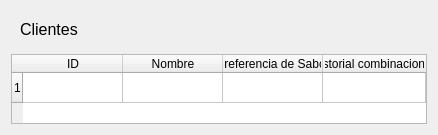
            <widget class="QWidget" name="tbClient">
             <layout class="QVBoxLayout" name="verticalLayout_5">
              <item>
               <widget class="QWidget" name="widget_6" native="true">
                <property name="palette">
                 <palette>
                  <active>
                   <colorrole role="AlternateBase">
                    <brush brushstyle="SolidPattern">
                     <color alpha="255">
                      <red>167</red>
                      <green>233</green>
                      <blue>247</blue>
                     </color>
                    </brush>
                   </colorrole>
                   <colorrole role="PlaceholderText">
                    <brush brushstyle="SolidPattern">
                     <color alpha="255">
                      <red>249</red>
                      <green>224</green>
                      <blue>248</blue>
                     </color>
                    </brush>
                   </colorrole>
                  </active>
                  <inactive>
                   <colorrole role="AlternateBase">
                    <brush brushstyle="SolidPattern">
                     <color alpha="255">
                      <red>167</red>
                      <green>233</green>
                      <blue>247</blue>
                     </color>
                    </brush>
                   </colorrole>
                   <colorrole role="PlaceholderText">
                    <brush brushstyle="SolidPattern">
                     <color alpha="255">
                      <red>249</red>
                      <green>224</green>
                      <blue>248</blue>
                     </color>
                    </brush>
                   </colorrole>
                  </inactive>
                  <disabled>
                   <colorrole role="AlternateBase">
                    <brush brushstyle="SolidPattern">
                     <color alpha="255">
                      <red>167</red>
                      <green>233</green>
                      <blue>247</blue>
                     </color>
                    </brush>
                   </colorrole>
                   <colorrole role="PlaceholderText">
                    <brush brushstyle="SolidPattern">
                     <color alpha="255">
                      <red>249</red>
                      <green>224</green>
                      <blue>248</blue>
                     </color>
                    </brush>
                   </colorrole>
                  </disabled>
                 </palette>
                </property>
                <layout class="QHBoxLayout" name="horizontalLayout_8">
                 <item>
                  <widget class="QLabel" name="label_2">
                   <property name="palette">
                    <palette>
                     <active>
                      <colorrole role="AlternateBase">
                       <brush brushstyle="SolidPattern">
                        <color alpha="255">
                         <red>167</red>
                         <green>233</green>
                         <blue>247</blue>
                        </color>
                       </brush>
                      </colorrole>
                      <colorrole role="PlaceholderText">
                       <brush brushstyle="SolidPattern">
                        <color alpha="255">
                         <red>249</red>
                         <green>224</green>
                         <blue>248</blue>
                        </color>
                       </brush>
                      </colorrole>
                     </active>
                     <inactive>
                      <colorrole role="AlternateBase">
                       <brush brushstyle="SolidPattern">
                        <color alpha="255">
                         <red>167</red>
                         <green>233</green>
                         <blue>247</blue>
                        </color>
                       </brush>
                      </colorrole>
                      <colorrole role="PlaceholderText">
                       <brush brushstyle="SolidPattern">
                        <color alpha="255">
                         <red>249</red>
                         <green>224</green>
                         <blue>248</blue>
                        </color>
                       </brush>
                      </colorrole>
                     </inactive>
                     <disabled>
                      <colorrole role="AlternateBase">
                       <brush brushstyle="SolidPattern">
                        <color alpha="255">
                         <red>167</red>
                         <green>233</green>
                         <blue>247</blue>
                        </color>
                       </brush>
                      </colorrole>
                      <colorrole role="PlaceholderText">
                       <brush brushstyle="SolidPattern">
                        <color alpha="255">
                         <red>249</red>
                         <green>224</green>
                         <blue>248</blue>
                        </color>
                       </brush>
                      </colorrole>
                     </disabled>
                    </palette>
                   </property>
                   <property name="font">
                    <font>
                     <pointsize>12</pointsize>
                    </font>
                   </property>
                   <property name="text">
                    <string>Clientes</string>
                   </property>
                  </widget>
                 </item>
                </layout>
               </widget>
              </item>
              <item>
               <widget class="QTableWidget" name="tableClient">
                <property name="palette">
                 <palette>
                  <active>
                   <colorrole role="AlternateBase">
                    <brush brushstyle="SolidPattern">
                     <color alpha="255">
                      <red>167</red>
                      <green>233</green>
                      <blue>247</blue>
                     </color>
                    </brush>
                   </colorrole>
                   <colorrole role="PlaceholderText">
                    <brush brushstyle="SolidPattern">
                     <color alpha="255">
                      <red>249</red>
                      <green>224</green>
                      <blue>248</blue>
                     </color>
                    </brush>
                   </colorrole>
                  </active>
                  <inactive>
                   <colorrole role="AlternateBase">
                    <brush brushstyle="SolidPattern">
                     <color alpha="255">
                      <red>167</red>
                      <green>233</green>
                      <blue>247</blue>
                     </color>
                    </brush>
                   </colorrole>
                   <colorrole role="PlaceholderText">
                    <brush brushstyle="SolidPattern">
                     <color alpha="255">
                      <red>249</red>
                      <green>224</green>
                      <blue>248</blue>
                     </color>
                    </brush>
                   </colorrole>
                  </inactive>
                  <disabled>
                   <colorrole role="AlternateBase">
                    <brush brushstyle="SolidPattern">
                     <color alpha="255">
                      <red>167</red>
                      <green>233</green>
                      <blue>247</blue>
                     </color>
                    </brush>
                   </colorrole>
                   <colorrole role="PlaceholderText">
                    <brush brushstyle="SolidPattern">
                     <color alpha="255">
                      <red>249</red>
                      <green>224</green>
                      <blue>248</blue>
                     </color>
                    </brush>
                   </colorrole>
                  </disabled>
                 </palette>
                </property>
                <property name="horizontalScrollBarPolicy">
                 <enum>Qt::ScrollBarPolicy::ScrollBarAsNeeded</enum>
                </property>
                <property name="sizeAdjustPolicy">
                 <enum>QAbstractScrollArea::SizeAdjustPolicy::AdjustToContents</enum>
                </property>
                <property name="selectionBehavior">
                 <enum>QAbstractItemView::SelectionBehavior::SelectRows</enum>
                </property>
                <property name="horizontalScrollMode">
                 <enum>QAbstractItemView::ScrollMode::ScrollPerItem</enum>
                </property>
                <property name="gridStyle">
                 <enum>Qt::PenStyle::SolidLine</enum>
                </property>
                <attribute name="horizontalHeaderCascadingSectionResizes">
                 <bool>false</bool>
                </attribute>
                <attribute name="horizontalHeaderShowSortIndicator" stdset="0">
                 <bool>false</bool>
                </attribute>
                <attribute name="horizontalHeaderStretchLastSection">
                 <bool>true</bool>
                </attribute>
                <attribute name="verticalHeaderCascadingSectionResizes">
                 <bool>false</bool>
                </attribute>
                <attribute name="verticalHeaderShowSortIndicator" stdset="0">
                 <bool>false</bool>
                </attribute>
                <attribute name="verticalHeaderStretchLastSection">
                 <bool>false</bool>
                </attribute>
                <row/>
                <column>
                 <property name="text">
                  <string>ID</string>
                 </property>
                </column>
                <column>
                 <property name="text">
                  <string>Nombre</string>
                 </property>
                </column>
                <column>
                 <property name="text">
                  <string>Preferencia de Sabor</string>
                 </property>
                </column>
                <column>
                 <property name="text">
                  <string>Historial combinaciones</string>
                 </property>
                </column>
               </widget>
              </item>
             </layout>
            </widget>
